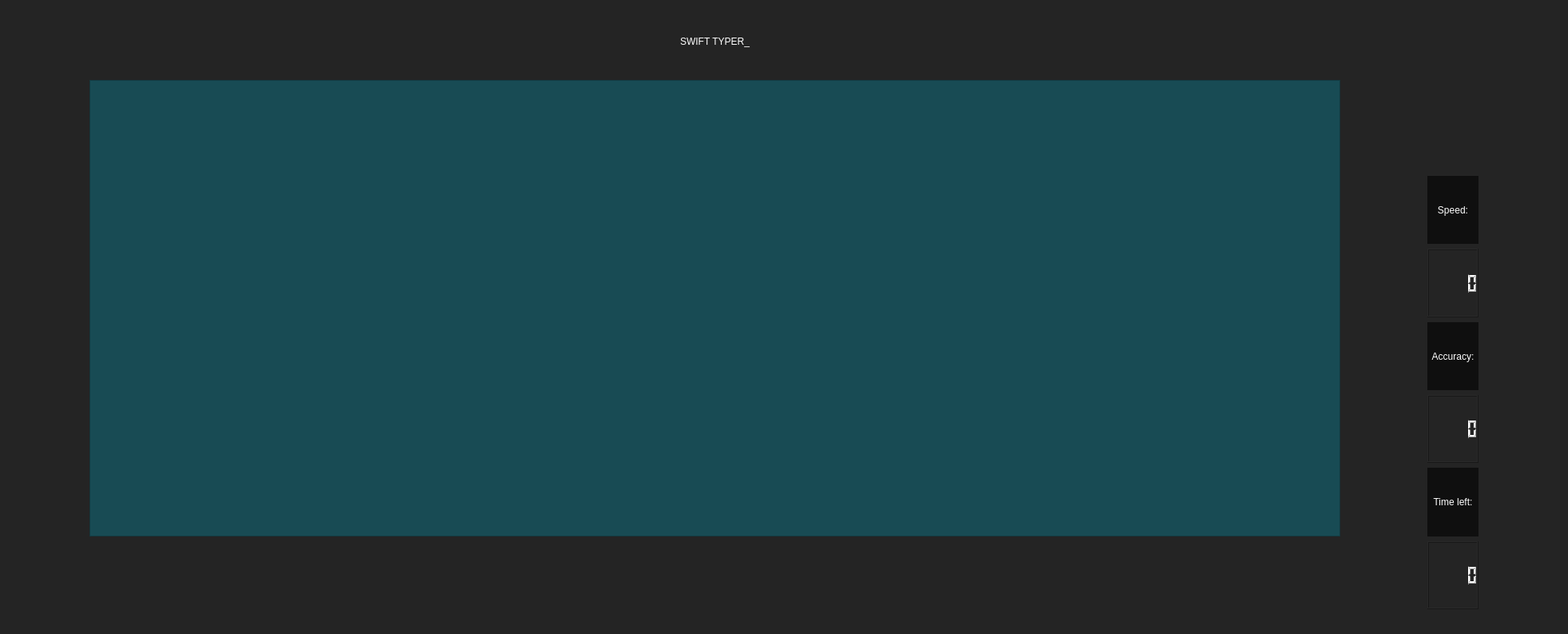
<?xml version="1.0" encoding="UTF-8"?>
<ui version="4.0">
 <class>MainWindow</class>
 <widget class="QMainWindow" name="MainWindow">
  <property name="geometry">
   <rect>
    <x>0</x>
    <y>0</y>
    <width>1962</width>
    <height>793</height>
   </rect>
  </property>
  <property name="windowTitle">
   <string>MainWindow</string>
  </property>
  <property name="styleSheet">
   <string notr="true">
background-color: rgb(36, 36, 36);</string>
  </property>
  <property name="animated">
   <bool>false</bool>
  </property>
  <property name="unifiedTitleAndToolBarOnMac">
   <bool>false</bool>
  </property>
  <widget class="QWidget" name="centralwidget">
   <layout class="QGridLayout" name="gridLayout_3">
    <item row="0" column="0">
     <widget class="QLabel" name="label_8">
      <property name="styleSheet">
       <string notr="true">
color: rgb(36, 36, 36);

</string>
      </property>
      <property name="text">
       <string>asdasdasdasdasd</string>
      </property>
     </widget>
    </item>
    <item row="0" column="1" colspan="2">
     <widget class="QLabel" name="label_4">
      <property name="styleSheet">
       <string notr="true">color: rgb(255, 255, 255);
border-right-color: rgb(24,75, 84);
font: 75 italic 38pt &quot;Century Schoolbook L&quot;;


</string>
      </property>
      <property name="frameShape">
       <enum>QFrame::NoFrame</enum>
      </property>
      <property name="text">
       <string>SWIFT TYPER_</string>
      </property>
      <property name="alignment">
       <set>Qt::AlignCenter</set>
      </property>
     </widget>
    </item>
    <item row="0" column="3">
     <layout class="QGridLayout" name="gridLayout">
      <item row="0" column="0">
       <widget class="QLabel" name="label_6">
        <property name="styleSheet">
         <string notr="true">
color: rgb(36, 36, 36);

</string>
        </property>
        <property name="text">
         <string>asdasdasdasdasd</string>
        </property>
       </widget>
      </item>
     </layout>
    </item>
    <item row="0" column="5">
     <layout class="QGridLayout" name="gridLayout_2">
      <item row="0" column="0">
       <widget class="QLabel" name="label_7">
        <property name="styleSheet">
         <string notr="true">color: rgb(36, 36, 36);

</string>
        </property>
        <property name="text">
         <string>asdasdasdasdasd</string>
        </property>
       </widget>
      </item>
     </layout>
    </item>
    <item row="2" column="2">
     <widget class="QLineEdit" name="input_para"/>
    </item>
    <item row="3" column="4">
     <widget class="QLabel" name="label">
      <property name="styleSheet">
       <string notr="true">color: rgb(255,255,255);
font: 75 22pt &quot;TlwgTypewriter&quot;;
background-color: rgb(15, 15,15);
</string>
      </property>
      <property name="text">
       <string>Speed:</string>
      </property>
      <property name="alignment">
       <set>Qt::AlignCenter</set>
      </property>
     </widget>
    </item>
    <item row="4" column="4">
     <widget class="QLCDNumber" name="lcd_wpm">
      <property name="styleSheet">
       <string notr="true">color: rgb(255, 255, 255);</string>
      </property>
     </widget>
    </item>
    <item row="5" column="4">
     <widget class="QLabel" name="label_2">
      <property name="maximumSize">
       <size>
        <width>10000000</width>
        <height>10000000</height>
       </size>
      </property>
      <property name="toolTip">
       <string>&lt;html&gt;&lt;head/&gt;&lt;body&gt;&lt;p align=&quot;center&quot;&gt;&lt;br/&gt;&lt;/p&gt;&lt;/body&gt;&lt;/html&gt;</string>
      </property>
      <property name="styleSheet">
       <string notr="true">color: rgb(255,255,255);
font: 75 22pt &quot;TlwgTypewriter&quot;;
background-color: rgb(15, 15,15);
</string>
      </property>
      <property name="text">
       <string>Accuracy:</string>
      </property>
      <property name="alignment">
       <set>Qt::AlignCenter</set>
      </property>
     </widget>
    </item>
    <item row="6" column="4">
     <widget class="QLCDNumber" name="lcd_accuracy">
      <property name="styleSheet">
       <string notr="true">color: rgb(255, 255, 255);</string>
      </property>
     </widget>
    </item>
    <item row="7" column="4">
     <widget class="QLabel" name="label_3">
      <property name="styleSheet">
       <string notr="true">color: rgb(255,255,255);
font: 75 22pt &quot;TlwgTypewriter&quot;;
background-color: rgb(15, 15,15);
</string>
      </property>
      <property name="text">
       <string>Time left:</string>
      </property>
      <property name="alignment">
       <set>Qt::AlignCenter</set>
      </property>
     </widget>
    </item>
    <item row="8" column="4">
     <widget class="QLCDNumber" name="lcd_time">
      <property name="styleSheet">
       <string notr="true">color: rgb(255, 255, 255);</string>
      </property>
     </widget>
    </item>
    <item row="1" column="1" rowspan="7" colspan="2">
     <widget class="QTextEdit" name="output_para">
      <property name="enabled">
       <bool>false</bool>
      </property>
      <property name="autoFillBackground">
       <bool>false</bool>
      </property>
      <property name="styleSheet">
       <string notr="true">color: rgb(0, 0, 0);
background-color: rgb(24, 75, 84);


font: 63 20pt &quot;Ubuntu&quot;;
</string>
      </property>
     </widget>
    </item>
    <item row="1" column="4" rowspan="2">
     <widget class="QLabel" name="label_5">
      <property name="text">
       <string/>
      </property>
      <property name="pixmap">
       <pixmap resource="ht1.qrc">:/ht/credenz2.png</pixmap>
      </property>
      <property name="scaledContents">
       <bool>false</bool>
      </property>
     </widget>
    </item>
   </layout>
   <zorder>input_para</zorder>
   <zorder>label_8</zorder>
   <zorder>label_4</zorder>
   <zorder>label_5</zorder>
   <zorder>label</zorder>
   <zorder>lcd_wpm</zorder>
   <zorder>label_2</zorder>
   <zorder>lcd_accuracy</zorder>
   <zorder>label_3</zorder>
   <zorder>lcd_time</zorder>
   <zorder>output_para</zorder>
  </widget>
  <widget class="QStatusBar" name="statusbar"/>
  <widget class="QMenuBar" name="menuBar">
   <property name="geometry">
    <rect>
     <x>0</x>
     <y>0</y>
     <width>1962</width>
     <height>25</height>
    </rect>
   </property>
  </widget>
 </widget>
 <resources>
  <include location="ht1.qrc"/>
  <include location="ht1.qrc"/>
 </resources>
 <connections/>
</ui>
